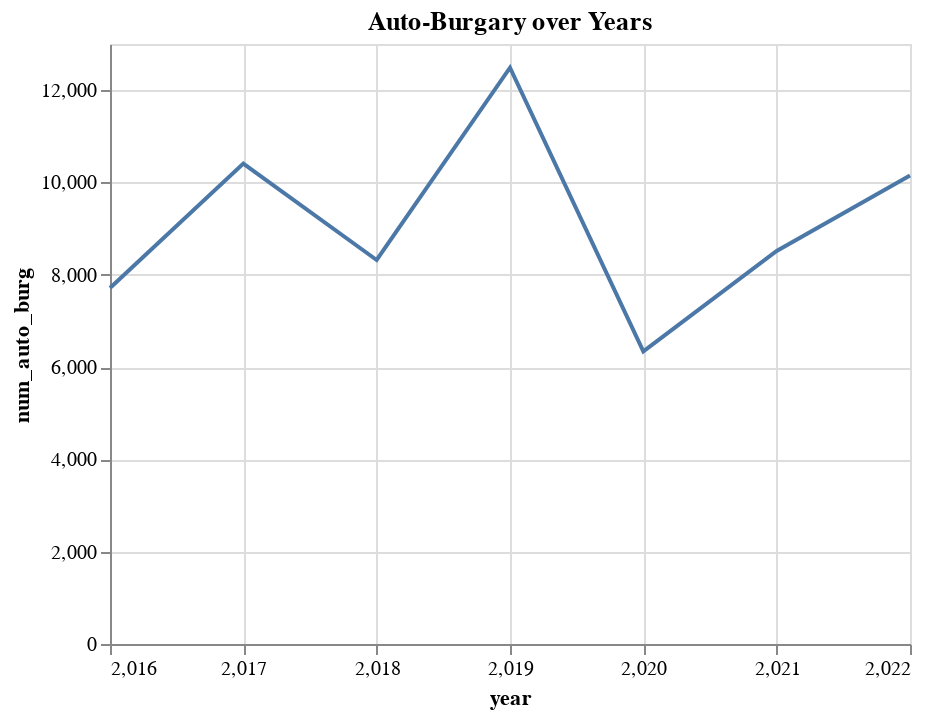

Notebook cell for this chart:
### Code cell
alt.Chart(auto_burg_year).mark_line().encode(
    x=alt.X("year", axis=alt.Axis(tickMinStep=1)),
    y="num_auto_burg:Q"
).properties(
    title="Auto-Burgary over Years"
)

### Figure 1 — Vega-Lite specification as saved in the notebook (floating-point values rounded to 4 significant figures)
{"config": {"view": {"continuousWidth": 400, "continuousHeight": 300}}, "data": {"name": "data-f047b0bee27c67450e63cb9f7ca9f1c8"}, "mark": "line", "encoding": {"x": {"type": "quantitative", "axis": {"tickMinStep": 1}, "field": "year"}, "y": {"type": "quantitative", "field": "num_auto_burg"}}, "title": "Auto-Burgary over Years", "$schema": "https://vega.github.io/schema/vega-lite/v4.8.1.json", "datasets": {"data-f047b0bee27c67450e63cb9f7ca9f1c8": [{"year": 2016, "num_auto_burg": 7714}, {"year": 2017, "num_auto_burg": 10408}, {"year": 2018, "num_auto_burg": 8320}, {"year": 2019, "num_auto_burg": 12487}, {"year": 2020, "num_auto_burg": 6340}, {"year": 2021, "num_auto_burg": 8516}, {"year": 2022, "num_auto_burg": 10151}]}}
